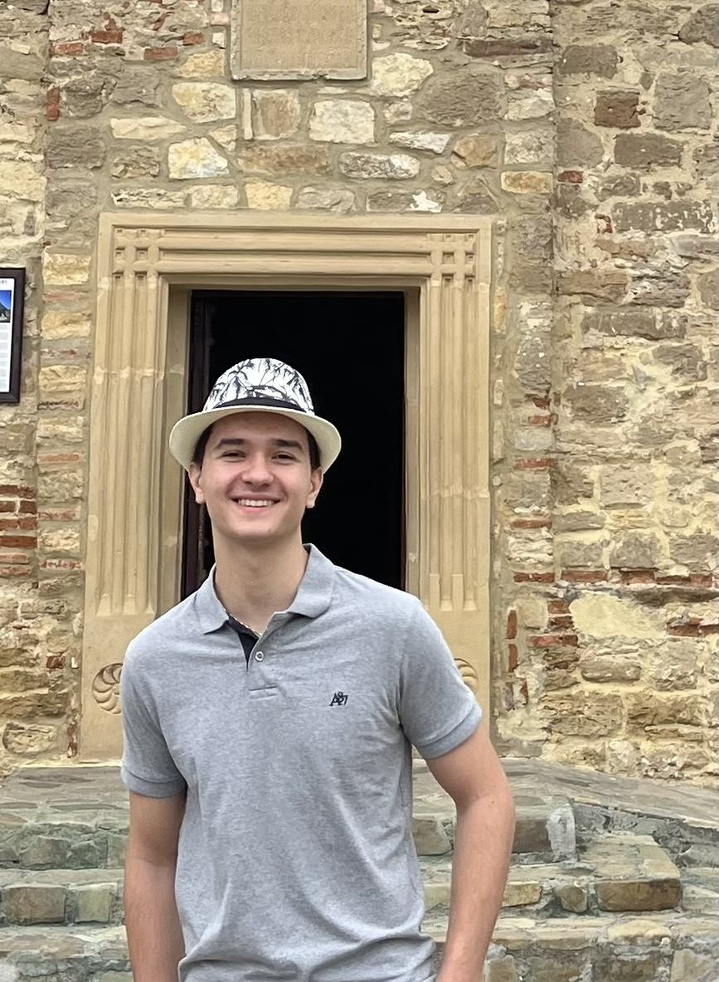
#> input picture src/face_detection/856F5C13-C46E-4E26-99B6-900D85FC85DD.jpg, 719 x 982 px, shrunk from 867 x 1184 before the run
$ python face_detection.py
#> lines starting #> are read from the running program, lines starting #| are printed output that depends on the picture; after the words box and inside, x2 and y2 are one past the last pixel; in counts of white or black regions, pixels touching at a corner belong together
import cv2

face_cascade=cv2.CascadeClassifier("haarcascade_frontalface_default.xml")

img = cv2.imread("856F5C13-C46E-4E26-99B6-900D85FC85DD.jpg")
#> img is the input picture: shape (982, 719, 3); mean B, G, R 132.2, 153.5, 166.1

gray_img = cv2.cvtColor(img,cv2.COLOR_BGR2GRAY)
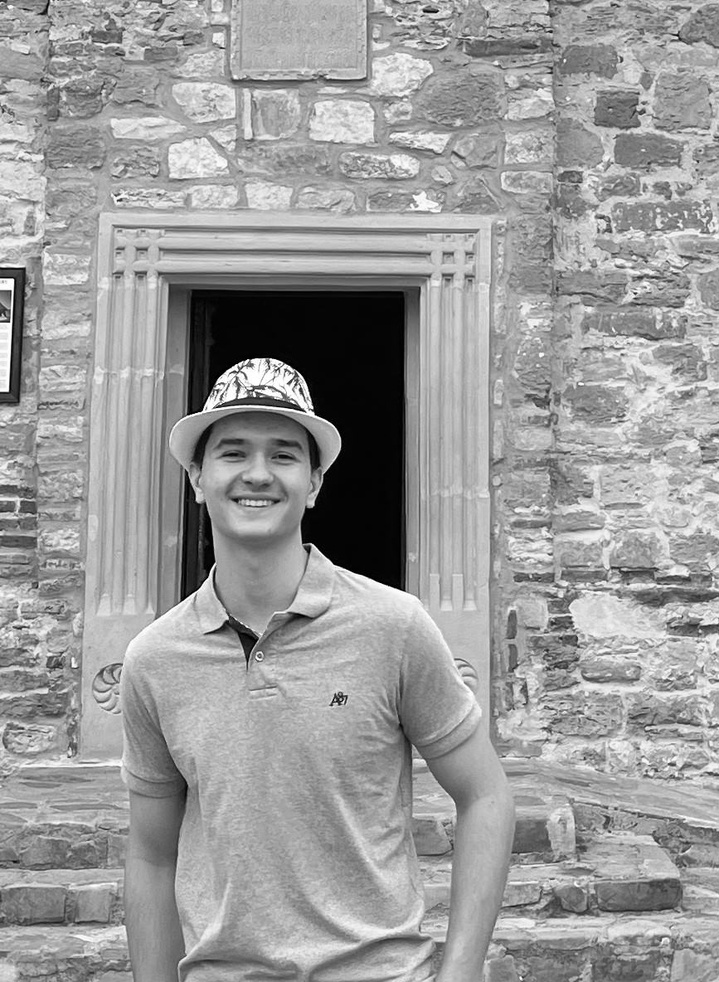
#> gray_img: shape (982, 719); min 0, max 255, mean 154.9

faces = face_cascade.detectMultiScale(gray_img,
scaleFactor=1.05,
minNeighbors=8)
#> faces = [[222, 860, 60, 60], [190, 400, 135, 135]]

for x, y, w, h in faces:
  img=cv2.rectangle(img, (x,y), (x+w, y+h), (0, 255, 0),3 )
#> this loop made 2 passes
#> pass 1, `img=cv2.rectangle(img, (x,y), (x+w, y+h), (0, 255, 0),3 )`:
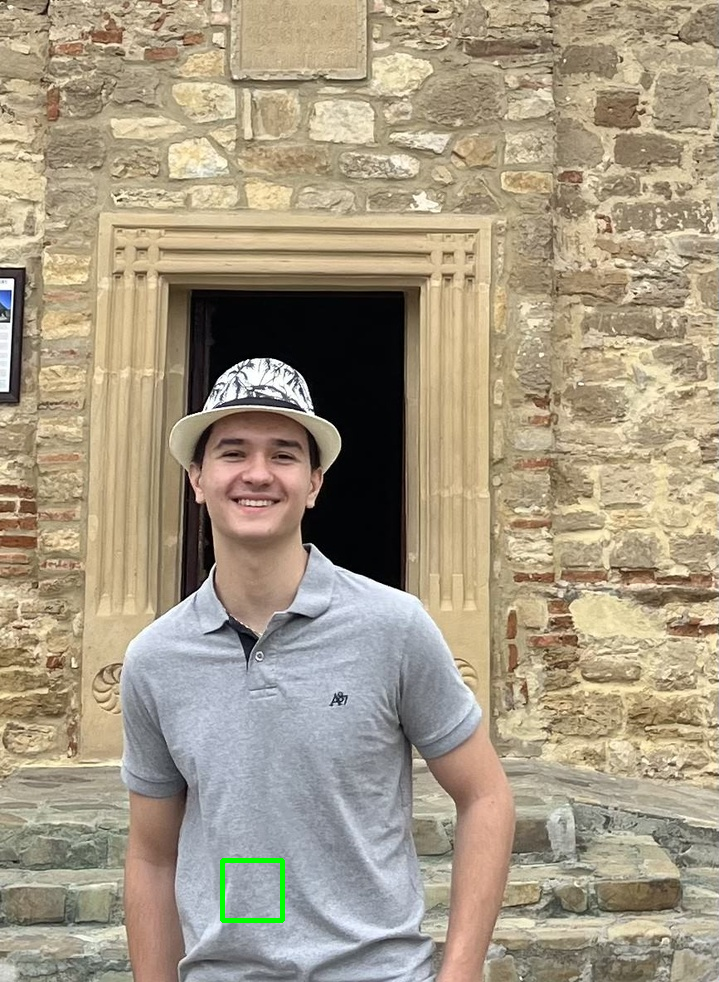
#> img: shape (982, 719, 3); 0.17% of pixels changed, all inside (x1, y1, x2, y2) = (220, 858, 285, 923)
#> pass 2, `img=cv2.rectangle(img, (x,y), (x+w, y+h), (0, 255, 0),3 )`:
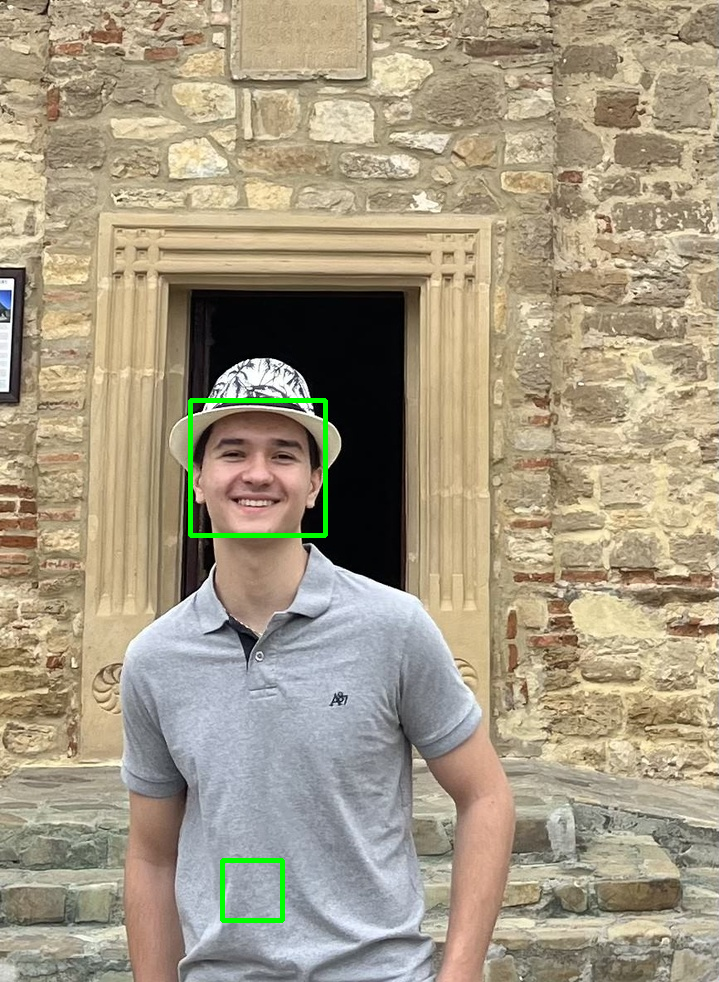
#> img: shape (982, 719, 3); 0.38% of pixels changed, all inside (x1, y1, x2, y2) = (188, 398, 328, 538)

print(type(faces))
#| <class 'numpy.ndarray'>
print(faces)
#| [[222 860  60  60]
#|  [190 400 135 135]]

cv2.imshow("faces", img)
cv2.waitKey(0)
